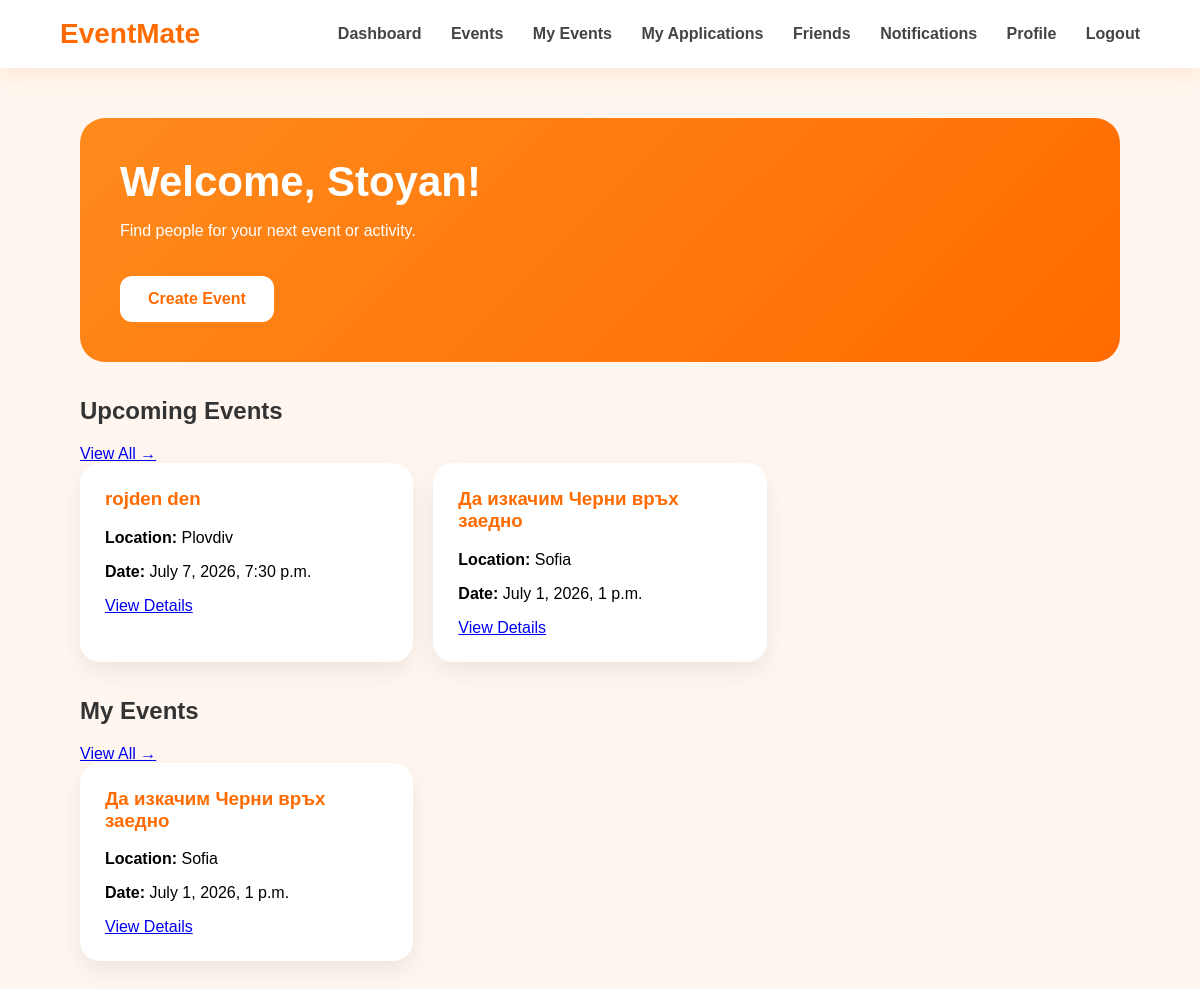
The app's page /dashboard/ (signed in), older data.
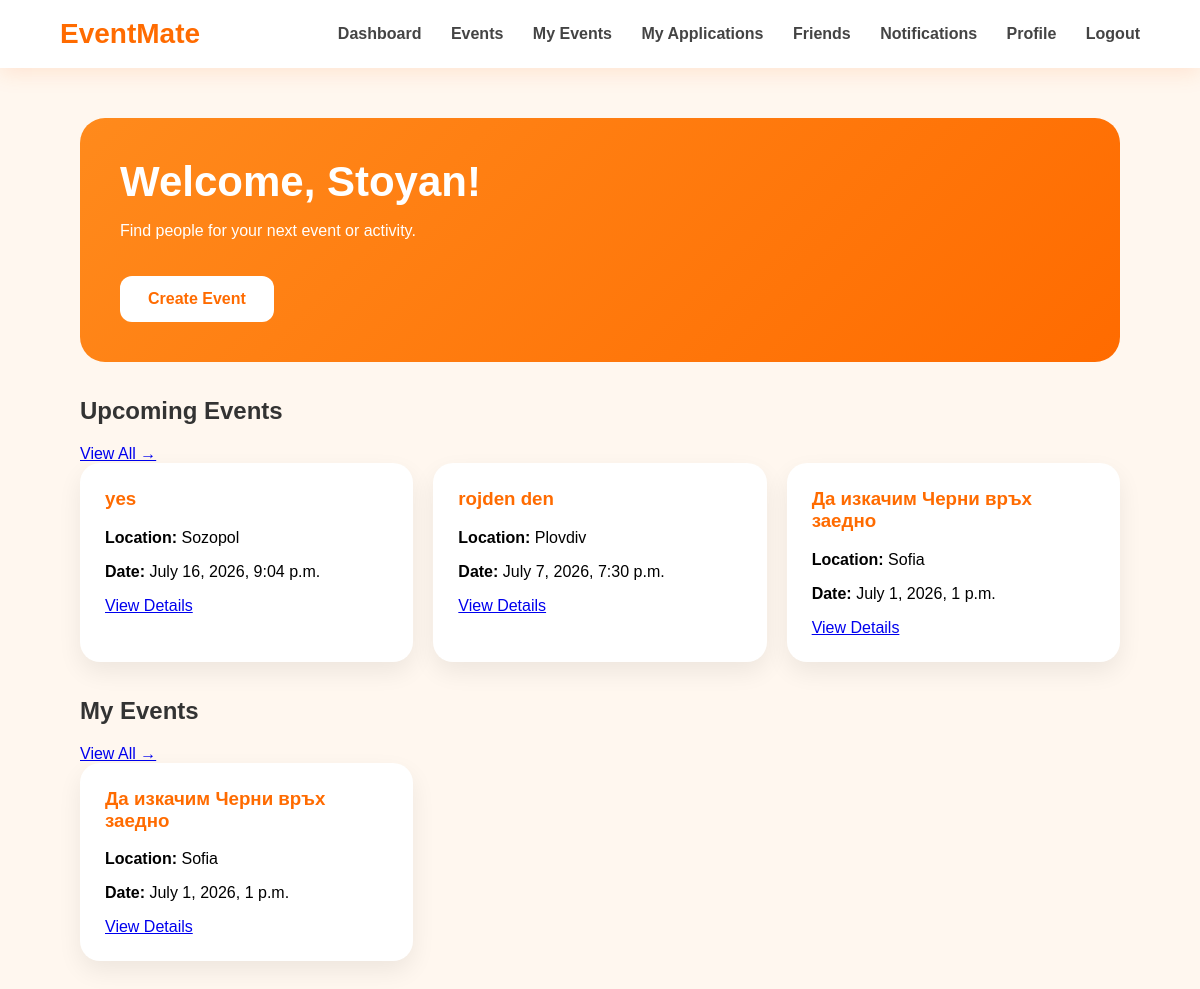
The same page, newer data.
### events/models.py (models this page shows, shortened)
class Event(models.Model):
    CATEGORY_CHOICES = [
        ("sport", "Sport"),
        ("party", "Party"),
        ("festival", "Festival"),
        ("hiking", "Hiking"),
        ("cinema", "Cinema"),
        ("concert", "Concert"),
        ("games", "Board Games"),
        ("other", "Other"),
    ]
    organizer = models.ForeignKey(
        User,
        on_delete=models.CASCADE,
        related_name="created_events"
    )
    title = models.CharField(max_length=100)
    description = models.TextField()
    category = models.CharField(
        max_length=50,
        choices=CATEGORY_CHOICES
    )
    location = models.CharField(max_length=150)
    date_time = models.DateTimeField()
    max_participants = models.PositiveIntegerField()
    is_adults_only = models.BooleanField(default=False)
    created_at = models.DateTimeField(auto_now_add=True)

### accounts/views.py (the view)
# urls.py: path("dashboard/", views.dashboard_view, name="dashboard"),
@login_required
def dashboard_view(request):
    events = Event.objects.order_by("-created_at")[:3]
    my_events = Event.objects.filter(
        organizer=request.user
    )
    return render(
        request,
        "accounts/dashboard.html",
        {
            "events": events,
            "my_events": my_events,
        }
    )

### accounts/templates/accounts/dashboard.html (shortened to what this page needs)
<!DOCTYPE html>
<html lang="en">
<head>
</head>
<body>
    <div class="navbar">
        <div class="logo">EventMate</div>
        <div class="nav-links">
            <a href="{% url 'dashboard' %}">Dashboard</a>
            <a href="{% url 'events_list' %}">Events</a>
            <a href="{% url 'my_events' %}">My Events</a>
            <a href="{% url 'my_applications' %}">My Applications</a>
            <a href="{% url 'friends' %}">Friends</a>
            <a href="{% url 'notifications' %}">Notifications</a>
            <a href="{% url 'profile' %}">Profile</a>
            <a href="{% url 'logout' %}">Logout</a>
        </div>
    </div>
    <div class="container">
        <div class="welcome-card">
            <h1>Welcome, {{ request.user.username }}!</h1>
            <p>Find people for your next event or activity.</p>
            <a href="{% url 'create_event' %}" class="create-btn">
                Create Event
            </a>
        </div>
        <div class="section-header">
            <h2 class="section-title">Upcoming Events</h2>
            <a href="{% url 'events_list' %}" class="view-all">
                View All →
            </a>
        </div>
        <div class="cards">
            {% for event in events %}
                <div class="card">
                    <h3>{{ event.title }}</h3>
                    <p><strong>Location:</strong> {{ event.location }}</p>
                    <p><strong>Date:</strong> {{ event.date_time }}</p>
                    <a href="{% url 'event_details' event.id %}" class="btn btn-outline">
                        View Details
                    </a>
                </div>
            {% empty %}
                <div class="card">
                    <h3>No events yet</h3>
                    <p class="empty">Soon you will see available events here.</p>
                </div>
            {% endfor %}
        </div>
        <div class="section-header">
            <h2 class="section-title">My Events</h2>
            <a href="{% url 'my_events' %}" class="view-all">
                View All →
            </a>
        </div>
        <div class="cards">
            {% for event in my_events %}
                <div class="card">
                    <h3>{{ event.title }}</h3>
                    <p><strong>Location:</strong> {{ event.location }}</p>
                    <p><strong>Date:</strong> {{ event.date_time }}</p>
                    <a href="{% url 'event_details' event.id %}" class="btn btn-outline">
                        View Details
                    </a>
                </div>
            {% empty %}
                <div class="card">
                    <h3>No created events</h3>
                    <p class="empty">Create your first event and invite people to join.</p>
                </div>
            {% endfor %}
        </div>
    </div>
</body>
</html>

Row changes from the older to the newer data that the page shows:
added Event: title "yes", location "Sozopol", date_time "July 16, 2026, 9:04 p.m.", shown under "Upcoming Events"
